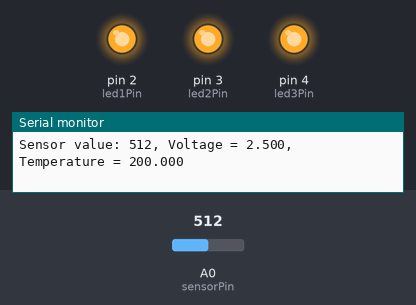
Recording of a sketch running on a simulated Arduino Uno, built with avr-gcc and run on an emulated ATmega328P. Parts: output pins drawn as LEDs (lit = HIGH), the last lines printed to the serial monitor. The inputs (shaded band) are chosen by the test bench; at power-on: A0 (sensorPin) = 512.

Above: at 1.2 s.
1.3 s: A0 (sensorPin) set to 175
2.8 s: A0 (sensorPin) set to 157
At 4.0 s:
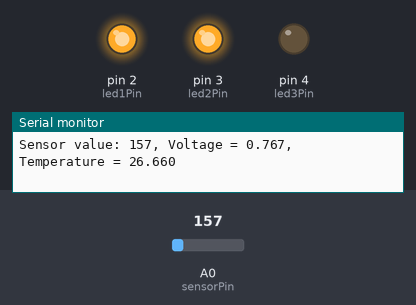
4.3 s: A0 (sensorPin) set to 122
At 5.5 s:
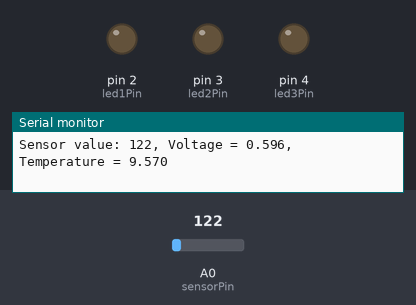
5.8 s: A0 (sensorPin) set to 306
At 7.2 s:
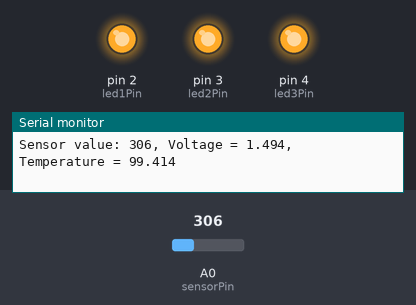
Timing chart, 0 to 8.3 s (numbered marks = the images above; inputs shaded):
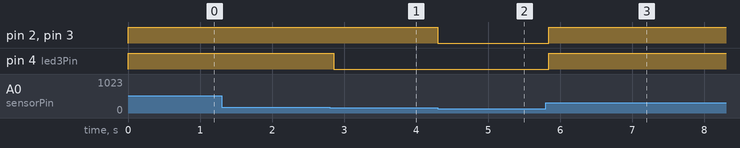

The sketch:

proj3.ino
```cpp
const int sensorPin = 0;
const float baselineTemp = 23.0;
const int led1Pin = 2;
const int led2Pin = 3;
const int led3Pin = 4;

void setup() {
  Serial.begin(9600);
  for (int pin = led1Pin; pin <= led3Pin; pin++)
  {
    pinMode(pin, OUTPUT);
    digitalWrite(pin, LOW);
  }
}

void loop() {
  int sensorVal = analogRead(sensorPin);

  float voltage = (sensorVal / 1024.0) * 5.0;
  char voltageString[10] = {0};
  dtostrf(voltage,5,3,voltageString);

  float temperature = (voltage - 0.5) * 100;
  char temperatureString[10] = {0};
  dtostrf(temperature,5,3,temperatureString);

  if (temperature < baselineTemp)
  {
    digitalWrite(led1Pin, LOW);
    digitalWrite(led2Pin, LOW);
    digitalWrite(led3Pin, LOW);
  }
  else if (temperature >= baselineTemp && temperature < baselineTemp + 2.0)
  {
    digitalWrite(led1Pin, HIGH);
    digitalWrite(led2Pin, LOW);
    digitalWrite(led3Pin, LOW);
  }
  else if (temperature >= baselineTemp + 2.0 && temperature < baselineTemp + 4.0)
  {
    digitalWrite(led1Pin, HIGH);
    digitalWrite(led2Pin, HIGH);
    digitalWrite(led3Pin, LOW);
  }
  else
  {
    digitalWrite(led1Pin, HIGH);
    digitalWrite(led2Pin, HIGH);
    digitalWrite(led3Pin, HIGH);
  }

  char buffer[100] = {0};
  sprintf(buffer, "Sensor value: %d, Voltage = %s, Temperature = %s", sensorVal, voltageString, temperatureString);
  Serial.println(buffer);
  delay(1);
}
```

Measured:
- the behaviour switches between 158 and 157 on A0 (sensorPin) (found by bisection; images 0 and 1)
- after the input at 2.8 s, pin 4 (led3Pin): HIGH → LOW after 0.05 s
- after the input at 4.3 s, pin 2 (led1Pin), pin 3 (led2Pin): HIGH → LOW at once
- after the input at 5.8 s, pin 2 (led1Pin), pin 3 (led2Pin), pin 4 (led3Pin): LOW → HIGH at once
